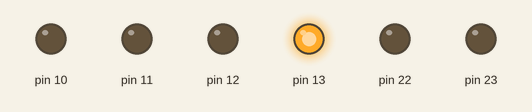
Recording of a sketch running on a simulated Arduino Uno, built with avr-gcc and run on an emulated ATmega328P. Shown: output pins drawn as LEDs (lit = HIGH).

Above: at 2.0 s.
At 4.5 s:
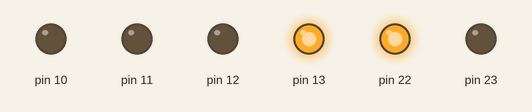
At 7.5 s:
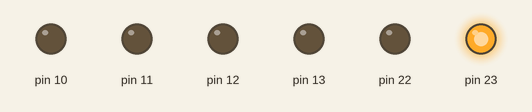
Timing chart, 0 to 13.0 s (numbered marks = the images above):
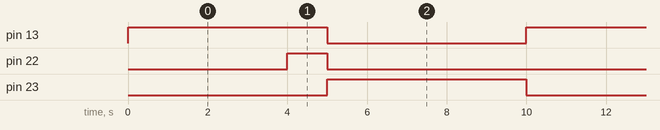

The sketch:

exercise1.ino
```cpp
void setup() {
  DDRB = DDRB | B11111100;
}

void loop() {
  PORTB = B00100000;
  delay(4000);
  PORTB = B01100000;
  delay(1000);
  PORTB = B00000000;
  PORTB = B10000000;
  delay(5000);
  PORTB = B00000000;
}
```

Measured:
- by itself, pin 13, pin 23: alternates HIGH for 5.0 s and LOW for 5.0 s
- by itself, pin 22: alternates HIGH for 1.0 s and LOW for 9.0 s
- by itself, everything shown: repeats every 10.0 s, in 4 steps
